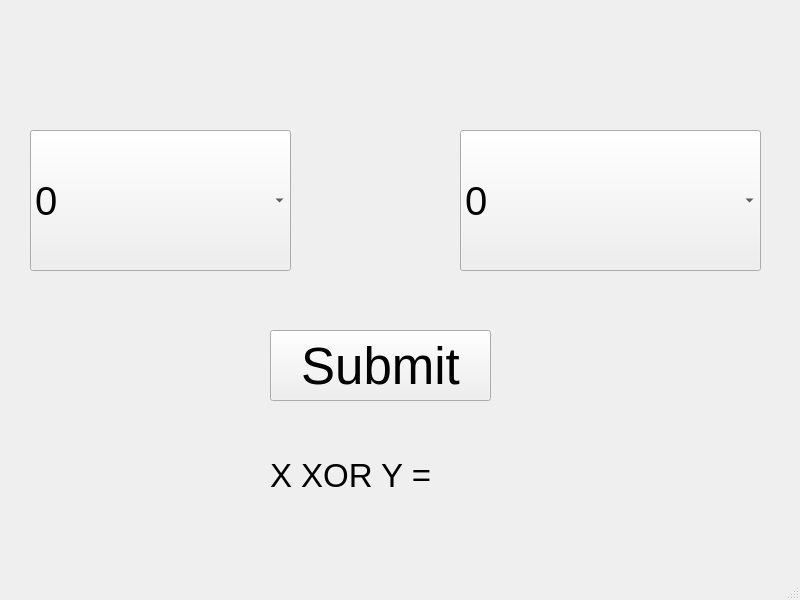
<?xml version="1.0" encoding="UTF-8"?>
<ui version="4.0">
 <class>MainWindow</class>
 <widget class="QMainWindow" name="MainWindow">
  <property name="geometry">
   <rect>
    <x>0</x>
    <y>0</y>
    <width>800</width>
    <height>600</height>
   </rect>
  </property>
  <property name="windowTitle">
   <string>MainWindow</string>
  </property>
  <widget class="QWidget" name="centralwidget">
   <widget class="QComboBox" name="comboX">
    <property name="geometry">
     <rect>
      <x>30</x>
      <y>130</y>
      <width>261</width>
      <height>141</height>
     </rect>
    </property>
    <property name="font">
     <font>
      <pointsize>30</pointsize>
     </font>
    </property>
    <item>
     <property name="text">
      <string>0</string>
     </property>
    </item>
    <item>
     <property name="text">
      <string>1</string>
     </property>
    </item>
   </widget>
   <widget class="QComboBox" name="comboY">
    <property name="geometry">
     <rect>
      <x>460</x>
      <y>130</y>
      <width>301</width>
      <height>141</height>
     </rect>
    </property>
    <property name="font">
     <font>
      <pointsize>30</pointsize>
     </font>
    </property>
    <item>
     <property name="text">
      <string>0</string>
     </property>
    </item>
    <item>
     <property name="text">
      <string>1</string>
     </property>
    </item>
   </widget>
   <widget class="QPushButton" name="submit">
    <property name="geometry">
     <rect>
      <x>270</x>
      <y>330</y>
      <width>221</width>
      <height>71</height>
     </rect>
    </property>
    <property name="font">
     <font>
      <pointsize>38</pointsize>
     </font>
    </property>
    <property name="text">
     <string>Submit</string>
    </property>
   </widget>
   <widget class="QLabel" name="result">
    <property name="geometry">
     <rect>
      <x>270</x>
      <y>450</y>
      <width>191</width>
      <height>51</height>
     </rect>
    </property>
    <property name="font">
     <font>
      <pointsize>25</pointsize>
     </font>
    </property>
    <property name="text">
     <string>X XOR Y =</string>
    </property>
   </widget>
  </widget>
  <widget class="QMenuBar" name="menubar">
   <property name="geometry">
    <rect>
     <x>0</x>
     <y>0</y>
     <width>800</width>
     <height>22</height>
    </rect>
   </property>
  </widget>
  <widget class="QStatusBar" name="statusbar"/>
 </widget>
 <resources/>
 <connections/>
</ui>
